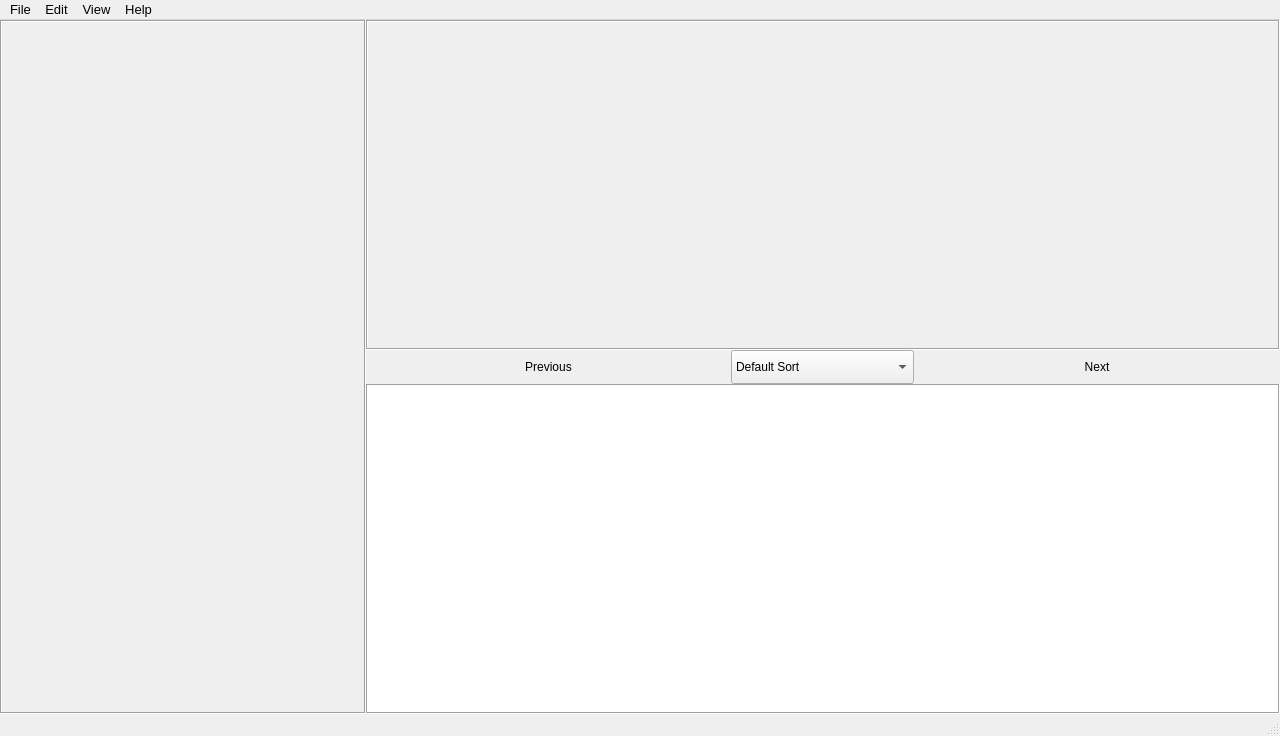
<?xml version="1.0" encoding="UTF-8"?>
<ui version="4.0">
 <class>GUIPracticeClass</class>
 <widget class="QMainWindow" name="GUIPracticeClass">
  <property name="geometry">
   <rect>
    <x>0</x>
    <y>0</y>
    <width>1280</width>
    <height>736</height>
   </rect>
  </property>
  <property name="minimumSize">
   <size>
    <width>0</width>
    <height>0</height>
   </size>
  </property>
  <property name="maximumSize">
   <size>
    <width>16777215</width>
    <height>16777215</height>
   </size>
  </property>
  <property name="windowTitle">
   <string>CV | Glass Report</string>
  </property>
  <property name="autoFillBackground">
   <bool>true</bool>
  </property>
  <widget class="QWidget" name="centralWidget">
   <property name="autoFillBackground">
    <bool>true</bool>
   </property>
   <layout class="QGridLayout" name="gridLayout">
    <property name="leftMargin">
     <number>0</number>
    </property>
    <property name="topMargin">
     <number>0</number>
    </property>
    <property name="rightMargin">
     <number>0</number>
    </property>
    <property name="bottomMargin">
     <number>0</number>
    </property>
    <property name="spacing">
     <number>0</number>
    </property>
    <item row="0" column="0" rowspan="3">
     <widget class="QLabel" name="inputDisplay">
      <property name="sizePolicy">
       <sizepolicy hsizetype="Preferred" vsizetype="Preferred">
        <horstretch>2</horstretch>
        <verstretch>0</verstretch>
       </sizepolicy>
      </property>
      <property name="minimumSize">
       <size>
        <width>0</width>
        <height>0</height>
       </size>
      </property>
      <property name="maximumSize">
       <size>
        <width>16777215</width>
        <height>16777215</height>
       </size>
      </property>
      <property name="baseSize">
       <size>
        <width>847</width>
        <height>1380</height>
       </size>
      </property>
      <property name="autoFillBackground">
       <bool>false</bool>
      </property>
      <property name="frameShape">
       <enum>QFrame::Box</enum>
      </property>
      <property name="frameShadow">
       <enum>QFrame::Sunken</enum>
      </property>
      <property name="lineWidth">
       <number>1</number>
      </property>
      <property name="text">
       <string/>
      </property>
      <property name="scaledContents">
       <bool>true</bool>
      </property>
     </widget>
    </item>
    <item row="0" column="1" colspan="3">
     <widget class="QLabel" name="histDisplay">
      <property name="sizePolicy">
       <sizepolicy hsizetype="Preferred" vsizetype="Preferred">
        <horstretch>0</horstretch>
        <verstretch>10</verstretch>
       </sizepolicy>
      </property>
      <property name="minimumSize">
       <size>
        <width>0</width>
        <height>0</height>
       </size>
      </property>
      <property name="maximumSize">
       <size>
        <width>16777215</width>
        <height>16777215</height>
       </size>
      </property>
      <property name="baseSize">
       <size>
        <width>1722</width>
        <height>660</height>
       </size>
      </property>
      <property name="autoFillBackground">
       <bool>false</bool>
      </property>
      <property name="frameShape">
       <enum>QFrame::Box</enum>
      </property>
      <property name="frameShadow">
       <enum>QFrame::Sunken</enum>
      </property>
      <property name="lineWidth">
       <number>1</number>
      </property>
      <property name="text">
       <string/>
      </property>
      <property name="scaledContents">
       <bool>true</bool>
      </property>
     </widget>
    </item>
    <item row="1" column="1">
     <widget class="QPushButton" name="previousImage">
      <property name="enabled">
       <bool>true</bool>
      </property>
      <property name="sizePolicy">
       <sizepolicy hsizetype="Preferred" vsizetype="Preferred">
        <horstretch>2</horstretch>
        <verstretch>1</verstretch>
       </sizepolicy>
      </property>
      <property name="maximumSize">
       <size>
        <width>16777215</width>
        <height>16777215</height>
       </size>
      </property>
      <property name="baseSize">
       <size>
        <width>0</width>
        <height>0</height>
       </size>
      </property>
      <property name="autoFillBackground">
       <bool>true</bool>
      </property>
      <property name="text">
       <string>Previous</string>
      </property>
      <property name="autoDefault">
       <bool>false</bool>
      </property>
      <property name="default">
       <bool>true</bool>
      </property>
      <property name="flat">
       <bool>true</bool>
      </property>
     </widget>
    </item>
    <item row="1" column="2">
     <widget class="QComboBox" name="sortOptions">
      <property name="sizePolicy">
       <sizepolicy hsizetype="Preferred" vsizetype="Preferred">
        <horstretch>1</horstretch>
        <verstretch>1</verstretch>
       </sizepolicy>
      </property>
      <property name="autoFillBackground">
       <bool>true</bool>
      </property>
      <item>
       <property name="text">
        <string>Default Sort</string>
       </property>
      </item>
      <item>
       <property name="text">
        <string>Spot Sort</string>
       </property>
      </item>
      <item>
       <property name="text">
        <string>Film Sort</string>
       </property>
      </item>
      <item>
       <property name="text">
        <string>Aesthetic Sort</string>
       </property>
      </item>
     </widget>
    </item>
    <item row="1" column="3">
     <widget class="QPushButton" name="nextImage">
      <property name="sizePolicy">
       <sizepolicy hsizetype="Preferred" vsizetype="Preferred">
        <horstretch>2</horstretch>
        <verstretch>1</verstretch>
       </sizepolicy>
      </property>
      <property name="maximumSize">
       <size>
        <width>16777215</width>
        <height>16777215</height>
       </size>
      </property>
      <property name="autoFillBackground">
       <bool>true</bool>
      </property>
      <property name="text">
       <string>Next</string>
      </property>
      <property name="autoDefault">
       <bool>false</bool>
      </property>
      <property name="default">
       <bool>true</bool>
      </property>
      <property name="flat">
       <bool>true</bool>
      </property>
     </widget>
    </item>
    <item row="2" column="1" colspan="3">
     <widget class="QTextBrowser" name="textBrowser">
      <property name="sizePolicy">
       <sizepolicy hsizetype="Preferred" vsizetype="Preferred">
        <horstretch>0</horstretch>
        <verstretch>10</verstretch>
       </sizepolicy>
      </property>
      <property name="font">
       <font>
        <family>Arial</family>
        <pointsize>12</pointsize>
       </font>
      </property>
      <property name="autoFillBackground">
       <bool>false</bool>
      </property>
      <property name="frameShape">
       <enum>QFrame::Box</enum>
      </property>
     </widget>
    </item>
   </layout>
  </widget>
  <widget class="QMenuBar" name="menuBar">
   <property name="geometry">
    <rect>
     <x>0</x>
     <y>0</y>
     <width>1280</width>
     <height>22</height>
    </rect>
   </property>
   <property name="font">
    <font>
     <family>Arial</family>
     <pointsize>10</pointsize>
    </font>
   </property>
   <property name="autoFillBackground">
    <bool>true</bool>
   </property>
   <property name="nativeMenuBar">
    <bool>false</bool>
   </property>
   <widget class="QMenu" name="menuFile">
    <property name="font">
     <font>
      <family>Arial</family>
      <pointsize>10</pointsize>
     </font>
    </property>
    <property name="autoFillBackground">
     <bool>true</bool>
    </property>
    <property name="title">
     <string>File</string>
    </property>
    <widget class="QMenu" name="menuSelect">
     <property name="font">
      <font>
       <family>Arial</family>
       <pointsize>10</pointsize>
      </font>
     </property>
     <property name="autoFillBackground">
      <bool>true</bool>
     </property>
     <property name="title">
      <string>Select</string>
     </property>
     <addaction name="actionDirectory"/>
     <addaction name="actionImage"/>
    </widget>
    <widget class="QMenu" name="menuExport">
     <property name="font">
      <font>
       <family>Arial</family>
       <pointsize>10</pointsize>
      </font>
     </property>
     <property name="autoFillBackground">
      <bool>true</bool>
     </property>
     <property name="title">
      <string>Export</string>
     </property>
     <addaction name="actionHistogram"/>
     <addaction name="actionResults"/>
     <addaction name="separator"/>
     <addaction name="actionAll"/>
    </widget>
    <addaction name="menuSelect"/>
    <addaction name="menuExport"/>
    <addaction name="separator"/>
    <addaction name="actionExit"/>
   </widget>
   <widget class="QMenu" name="menuEdit">
    <property name="font">
     <font>
      <family>Arial</family>
      <pointsize>10</pointsize>
     </font>
    </property>
    <property name="autoFillBackground">
     <bool>true</bool>
    </property>
    <property name="title">
     <string>Edit</string>
    </property>
    <addaction name="actionCustomHistogram"/>
    <addaction name="separator"/>
    <addaction name="actionLog_Location"/>
   </widget>
   <widget class="QMenu" name="menuView">
    <property name="font">
     <font>
      <family>Arial</family>
      <pointsize>10</pointsize>
     </font>
    </property>
    <property name="autoFillBackground">
     <bool>true</bool>
    </property>
    <property name="title">
     <string>View</string>
    </property>
    <addaction name="actionLog_History"/>
    <addaction name="actionPop_Contents"/>
    <addaction name="separator"/>
    <addaction name="actionSpot_Mode"/>
   </widget>
   <widget class="QMenu" name="menuHelp">
    <property name="font">
     <font>
      <family>Arial</family>
      <pointsize>10</pointsize>
     </font>
    </property>
    <property name="autoFillBackground">
     <bool>true</bool>
    </property>
    <property name="title">
     <string>Help</string>
    </property>
    <addaction name="actionWelcome"/>
    <addaction name="actionUser_Manual"/>
    <addaction name="separator"/>
    <addaction name="actionAbout"/>
   </widget>
   <addaction name="menuFile"/>
   <addaction name="menuEdit"/>
   <addaction name="menuView"/>
   <addaction name="menuHelp"/>
  </widget>
  <widget class="QStatusBar" name="statusBar">
   <property name="autoFillBackground">
    <bool>true</bool>
   </property>
  </widget>
  <action name="actionDirectory">
   <property name="text">
    <string>Directory</string>
   </property>
  </action>
  <action name="actionExit">
   <property name="text">
    <string>Exit</string>
   </property>
  </action>
  <action name="actionHistogram">
   <property name="text">
    <string>Histogram</string>
   </property>
  </action>
  <action name="actionResults">
   <property name="text">
    <string>Results</string>
   </property>
  </action>
  <action name="actionOutput_Directory">
   <property name="text">
    <string>Output Directory</string>
   </property>
  </action>
  <action name="actionLog_Location">
   <property name="text">
    <string>Log Location</string>
   </property>
  </action>
  <action name="actionLog_History">
   <property name="text">
    <string>Log History</string>
   </property>
  </action>
  <action name="actionWelcome">
   <property name="text">
    <string>Welcome</string>
   </property>
  </action>
  <action name="actionUser_Manual">
   <property name="text">
    <string>User Manual</string>
   </property>
  </action>
  <action name="actionAbout">
   <property name="text">
    <string>About</string>
   </property>
  </action>
  <action name="actionImage">
   <property name="text">
    <string>Image</string>
   </property>
  </action>
  <action name="actionAll">
   <property name="text">
    <string>All</string>
   </property>
  </action>
  <action name="actionHistogram_2">
   <property name="text">
    <string>Histogram</string>
   </property>
  </action>
  <action name="actionCustomHistogram">
   <property name="text">
    <string>Customise Histogram</string>
   </property>
  </action>
  <action name="actionPop_Contents">
   <property name="text">
    <string>Pop Contents</string>
   </property>
  </action>
  <action name="actionSpot_Mode">
   <property name="text">
    <string>Spot Mode</string>
   </property>
  </action>
 </widget>
 <layoutdefault spacing="6" margin="11"/>
 <resources>
  <include location="GUIPractice.qrc"/>
 </resources>
 <connections>
  <connection>
   <sender>actionExit</sender>
   <signal>triggered()</signal>
   <receiver>GUIPracticeClass</receiver>
   <slot>close()</slot>
   <hints>
    <hint type="sourcelabel">
     <x>-1</x>
     <y>-1</y>
    </hint>
    <hint type="destinationlabel">
     <x>1279</x>
     <y>749</y>
    </hint>
   </hints>
  </connection>
 </connections>
</ui>
